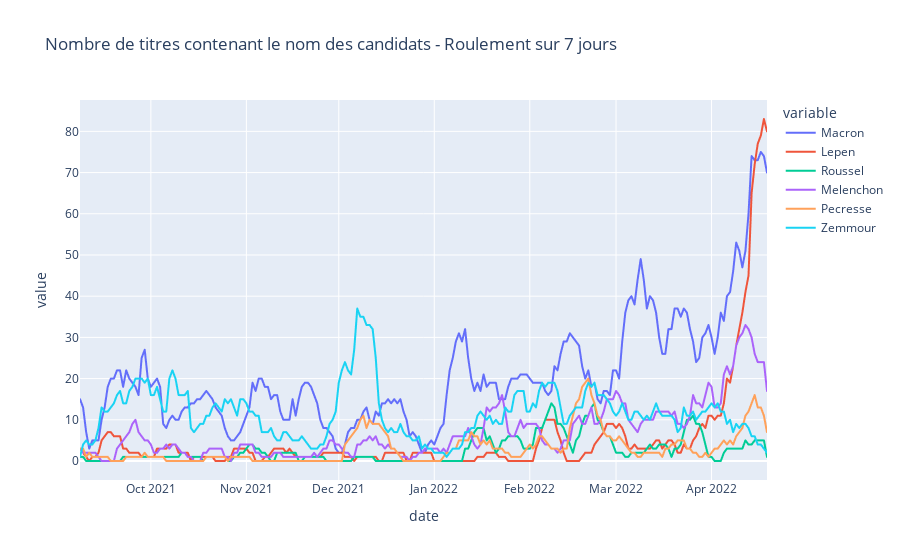

Write notebook code for a chart like this one.
### Markdown cell above
Let's keep just a few candidats

### Code cell
rs_df.plot(x='date', y=['Macron', 'Lepen', 'Roussel', 'Melenchon', 'Pecresse', 'Zemmour'], title = "Nombre de titres contenant le nom des candidats - Roulement sur 7 jours")

### Figure 1 — Plotly figure (JSON) as saved in the notebook; plotly's stock layout.template omitted (floating-point values rounded to 4 significant figures; data arrays with more than 128 entries replaced by an {"elided": "..."} marker saying what was removed)
{"data": [{"hovertemplate": "variable=Macron<br>date=%{x}<br>value=%{y}<extra></extra>", "legendgroup": "Macron", "line": {"color": "#636efa", "dash": "solid"}, "marker": {"symbol": "circle"}, "mode": "lines", "name": "Macron", "showlegend": true, "type": "scattergl", "x": {"elided": "224 str values"}, "xaxis": "x", "y": {"elided": "224 int values"}, "yaxis": "y"}, {"hovertemplate": "variable=Lepen<br>date=%{x}<br>value=%{y}<extra></extra>", "legendgroup": "Lepen", "line": {"color": "#EF553B", "dash": "solid"}, "marker": {"symbol": "circle"}, "mode": "lines", "name": "Lepen", "showlegend": true, "type": "scattergl", "x": {"elided": "224 str values"}, "xaxis": "x", "y": {"elided": "224 int values"}, "yaxis": "y"}, {"hovertemplate": "variable=Roussel<br>date=%{x}<br>value=%{y}<extra></extra>", "legendgroup": "Roussel", "line": {"color": "#00cc96", "dash": "solid"}, "marker": {"symbol": "circle"}, "mode": "lines", "name": "Roussel", "showlegend": true, "type": "scattergl", "x": {"elided": "224 str values"}, "xaxis": "x", "y": {"elided": "224 int values"}, "yaxis": "y"}, {"hovertemplate": "variable=Melenchon<br>date=%{x}<br>value=%{y}<extra></extra>", "legendgroup": "Melenchon", "line": {"color": "#ab63fa", "dash": "solid"}, "marker": {"symbol": "circle"}, "mode": "lines", "name": "Melenchon", "showlegend": true, "type": "scattergl", "x": {"elided": "224 str values"}, "xaxis": "x", "y": {"elided": "224 int values"}, "yaxis": "y"}, {"hovertemplate": "variable=Pecresse<br>date=%{x}<br>value=%{y}<extra></extra>", "legendgroup": "Pecresse", "line": {"color": "#FFA15A", "dash": "solid"}, "marker": {"symbol": "circle"}, "mode": "lines", "name": "Pecresse", "showlegend": true, "type": "scattergl", "x": {"elided": "224 str values"}, "xaxis": "x", "y": {"elided": "224 int values"}, "yaxis": "y"}, {"hovertemplate": "variable=Zemmour<br>date=%{x}<br>value=%{y}<extra></extra>", "legendgroup": "Zemmour", "line": {"color": "#19d3f3", "dash": "solid"}, "marker": {"symbol": "circle"}, "mode": "lines", "name": "Zemmour", "showlegend": true, "type": "scattergl", "x": {"elided": "224 str values"}, "xaxis": "x", "y": {"elided": "224 int values"}, "yaxis": "y"}], "layout": {"legend": {"title": {"text": "variable"}, "tracegroupgap": 0}, "title": {"text": "Nombre de titres contenant le nom des candidats - Roulement sur 7 jours"}, "xaxis": {"anchor": "y", "domain": [0, 1], "title": {"text": "date"}}, "yaxis": {"anchor": "x", "domain": [0, 1], "title": {"text": "value"}}}}
